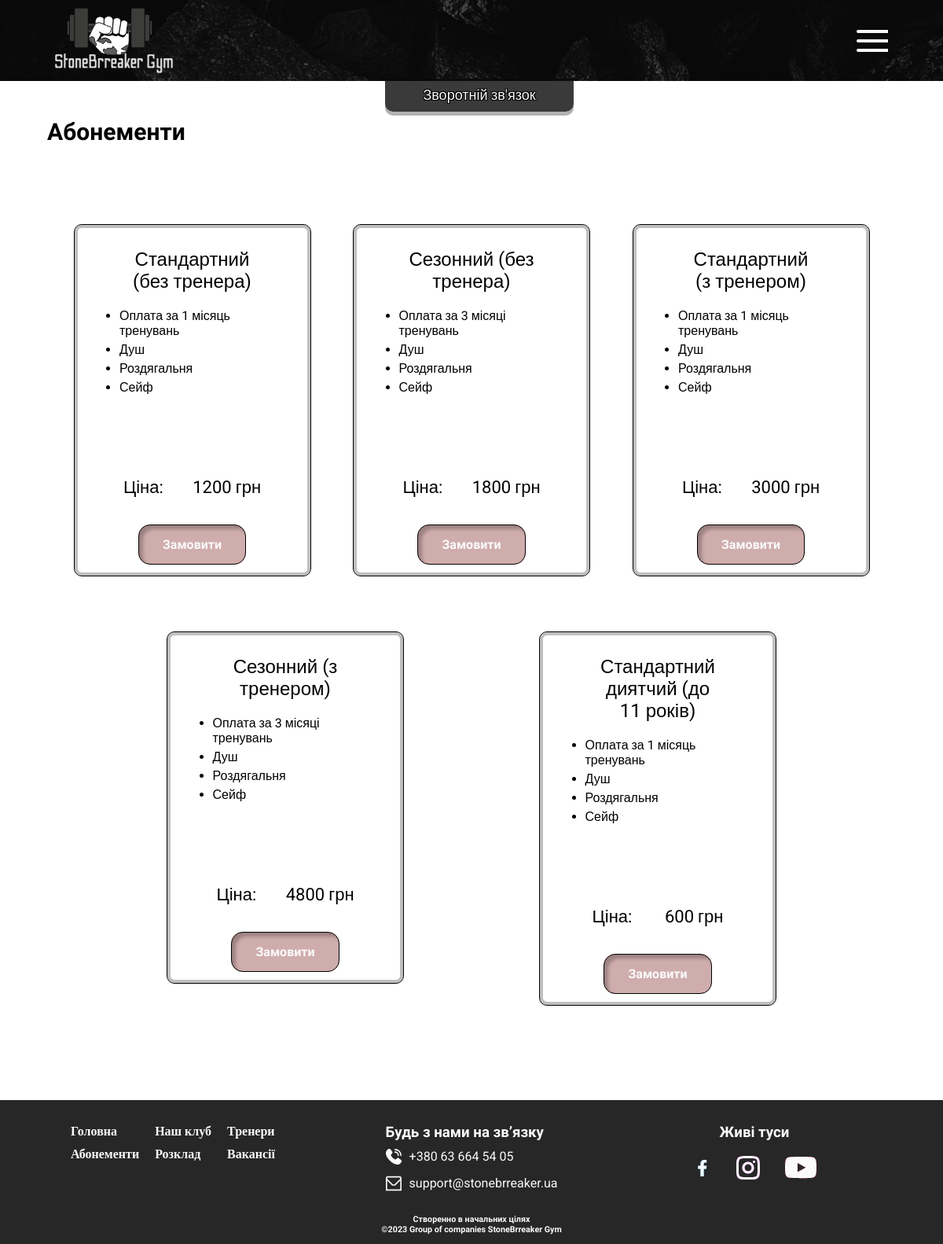
/subscription.php, run on the app's committed database.
### tables this page shows
CREATE TABLE `subscription` (
  `id` smallint NOT NULL,
  `id_sub-home` smallint DEFAULT NULL,
  `name_sub` varchar(50) DEFAULT NULL,
  `id_fee_for` smallint DEFAULT NULL,
  `shower` tinyint(1) DEFAULT NULL,
  `cloakroom` tinyint(1) DEFAULT NULL,
  `safe` tinyint(1) DEFAULT NULL,
  `description` text,
  `price` smallint DEFAULT NULL,
  `currency` varchar(10) DEFAULT NULL
);

CREATE TABLE `duration` (
  `id_duration` smallint NOT NULL,
  `duration_month` varchar(20) DEFAULT NULL
);

### subscription.php (the view, shortened to what this page needs)
<!DOCTYPE html>
<html lang="en">
<head>
   <link rel="stylesheet" type="text/css" href="css/style_subscription.css">
   <link rel="stylesheet" type="text/css" href="css/zero.css">
   <link rel="stylesheet" type="text/css" href="css/style_feedback.css">
</head>
<?
$connect_bd = mysqli_connect("localhost", "root", "", "StoneBreaker");
?>
<body>
   <div class="wrapper">
      <header class="navigator">
         <div class="conteiner">
            <div class="navigator__row">
               <a href="index.php"><img src="img/logo_1.svg" alt="" class="navigator__logo">
               </a>
               <div class="navigator__connect">
                  <a href="#" class="navigator__con feedbackOpen">Зворотній зв'язок</a>
               </div>
               <div class="navigator__burger">
                  <span></span>
               </div>
            </div>
         </div>
      </header>
      <main class="content">
         <div class="subscription">
            <div class="conteiner">
               <div class="subscription__flex">
                  <h2 class="subscription__title title">Абонементи
                  </h2>
                  <div class="subscription__row">
                     <? $s = mysqli_query($connect_bd, "SELECT `subscription`.`id`,`subscription`.`name_sub`,`duration`.`duration_month`,`subscription`.`shower`,`subscription`.`cloakroom`,`subscription`.`safe`,`subscription`.`description`,`subscription`.`price`,`subscription`.`currency` FROM `subscription`,`duration` WHERE `subscription`.`id_fee_for`=`duration`.`id_duration`");
                     while ($resS = mysqli_fetch_assoc($s)) { ?>
                        <div class="subscription__body">
                           <div class="subscription__body-title"><?= $resS['name_sub']; ?></div>
                           <ul class="subscription__body-list">
                              <li>Оплата за <?= $resS['duration_month']; ?> тренувань</li>
                              <?
                              $features = array(
                                 'shower' => 'Душ',
                                 'cloakroom' => 'Роздягальня',
                                 'safe' => 'Сейф'
                              );
                              foreach ($features as $key => $value) {
                                 if ($resS[$key] == 1) {
                                    echo "<li>$value</li>";
                                 }
                              }
                              ?>
                           </ul>
                           <div class="subscription__body-price">
                              <div class="subscription__body-caption">Ціна:</div>
                              <div class="subscription__body-price-row">
                                 <div class="subscription__body-cost"><? echo (!$resS['price'] == NULL) ? $resS['price'] : "000"; ?></div>
                                 <div class="subscription__body-currency"><? echo $resS['currency']; ?></div>
                              </div>
                           </div>
                           <div class="subscription__body-formalize">
                              <a href="#" class="subscription__body-btn feedbackOpen">Замовити</a>
                           </div>
                        </div>
                     <?
                     }
                     ?>
                  </div>
               </div>
            </div>
         </div>
      </main>
      <footer class="footer">
         <div class="conteiner">
            <div class="footer__row">
               <div class="footer__body">
                  <div class="footer__menu menu">
                     <ul class="footer__punct-menu">
                        <li class="navigator__grid-1 navigator__grid"><a href="index.php">Головна</a></li>
                        <li class="navigator__grid-2 navigator__grid"><a href="our-club.php">Наш клуб</a></li>
                        <li class="navigator__grid-3 navigator__grid"><a href="subscription.php">Абонементи</a></li>
                        <li class="navigator__grid-4 navigator__grid"><a href="timetable.php">Розклад</a></li>
                        <li class="navigator__grid-5 navigator__grid"><a href="vacancies.php">Вакансії</a></li>
                        <li class="navigator__grid-6 navigator__grid"><a href="trainers.php">Тренери</a></li>
                     </ul>
                  </div>
                  <ul class="footer__connection">
                     <h3 class="footer__title">Будь з нами на зв’язку</h3>
                     <div class="footer__num">
                        <li><a href="tel:+380636645405">+380 63 664 54
                              05</a></li>
                     </div>
                     <div class="footer__email">
                        <li><a href="mailto:156student@mksumdu.info" class="footer__email">support@stonebrreaker.ua</a>
                        </li>
                     </div>
                  </ul>
                  <div class="footer__media">
                     <h3 class="footer__title">Живі туси</h3>
                     <div class="footer__icon">
                        <a class="footer__facebook" href="https://www.facebook.com/?locale=uk_UA" target="_blank"><img src="img/icon/icons8-facebook-f.svg" alt="Facebook"></a>
                        <a class="footer__insta" href="https://www.instagram.com/" target="_blank"><img src="img/icon/icons8-instagram.svg" alt="Instagram"></a>
                        <a class="footer__youtube" href="https://www.youtube.com/" target="_blank"><img src="img/icon/Vector.svg" alt="You Tube"></a>
                     </div>
                  </div>
               </div>
               <div class="footer__copirate">
                  <h6 style="text-align: center;">Створенно в начальних цілях <br>©2023 Group of companies StoneBrreaker
                     Gym</h6>
               </div>
            </div>
         </div>
      </footer>
   </div>
</body>
</html>

### css/style_subscription.css (style rules this page uses)
.subscription { margin-top: 150px; margin-bottom: 100px; }
.subscription__flex { display: flex; flex-direction: column; width: 100%; }
.subscription__row { display: flex; justify-content: space-evenly; flex-wrap: wrap; width: 100%; }
.subscription__body { margin: 50px 20px 20px 20px; border: 1px solid black; box-shadow: 0px 0px 0px 4px rgba(0, 0, 0, 0.25) inset; border-radius: 10px; min-height: 380px; min-width: 250px; height: max-content; width: max-content; padding: 30px 25px; display: flex; flex-direction: column; justify-content: space-between; align-items: center; }
.subscription__body-title { text-align: center; width: 160px; font-size: 24px; margin-bottom: 20px; }
.subscription__body-list { max-width: 245px; }
.subscription__body-list li { list-style:disc; margin: 0px 0px 5px 30px; }
.subscription__body-price { display: flex; justify-content: space-evenly; height: max-content; width: 100%; margin: 100px 0px 0px 0px; font-size: 22px; }
.subscription__body-price-row { display: flex; gap: 5px; }
.subscription__body-formalize { margin-top: 50px; }
.subscription__body-btn { background: #D0ADAD; padding: 15px 30px; border: 1px solid #000; border-radius: 15px; color: #FAFAFA; font-weight: bold; font-family: Nunito Sans; font-size: 16px; transition-timing-function: ease-out; transition-duration: 300ms; box-shadow: 5px 5px 4px 0px rgba(0, 0, 0, 0.25) inset; }

### data on the page
subscription: name_sub "Стандартний (без тренера)", id_fee_for.duration_month "1 місяць", value "Душ", value "Роздягальня", value "Сейф", price "1200", currency "грн"
subscription: name_sub "Сезонний (без тренера)", id_fee_for.duration_month "3 місяці", value "Душ", value "Роздягальня", value "Сейф", price "1800", currency "грн"
subscription: name_sub "Стандартний (з тренером)", id_fee_for.duration_month "1 місяць", value "Душ", value "Роздягальня", value "Сейф", price "3000", currency "грн"
subscription: name_sub "Сезонний (з тренером)", id_fee_for.duration_month "3 місяці", value "Душ", value "Роздягальня", value "Сейф", price "4800", currency "грн"
subscription: name_sub "Стандартний диятчий (до 11 років)", id_fee_for.duration_month "1 місяць", value "Душ", value "Роздягальня", value "Сейф", price "600", currency "грн"
